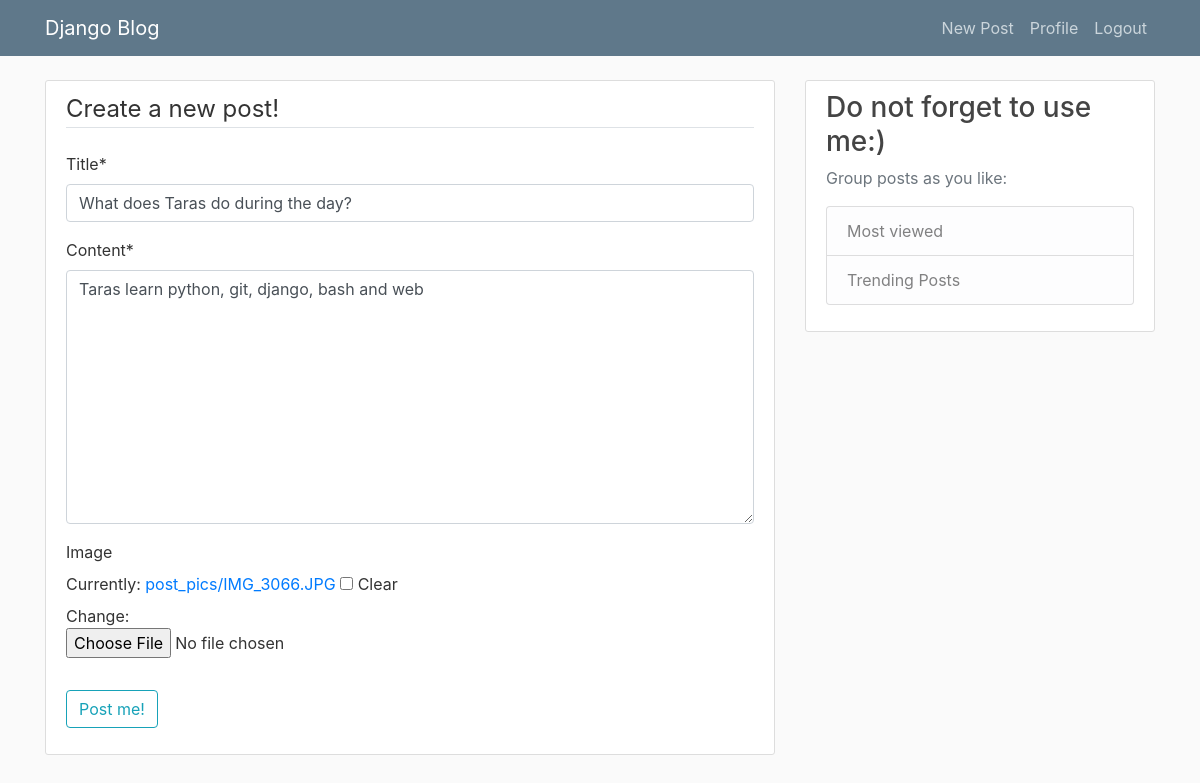
Page /post/53/update (signed in) on the committed database.
### blog/models.py (models this page shows, shortened)
class Post(models.Model):
    title = models.CharField(max_length=100)
    content = models.TextField()
    image = models.ImageField(blank=True, upload_to='post_pics')
    date_posted = models.DateTimeField(default=timezone.now)
    author = models.ForeignKey(User, on_delete=models.CASCADE)
    likes = models.ManyToManyField(User, related_name='blog_post')

### blog/views.py (the view, shortened to what this page needs)
# urls.py: path('post/<int:pk>/update', blog_views.PostUpdateView.as_view(), name='post-update'),
class PostUpdateView(LoginRequiredMixin, UserPassesTestMixin, UpdateView):
    model = Post
    fields = ['title', 'content', 'image']
    def test_func(self):
        post = self.get_object()
        if self.request.user == post.author:
            return True
        return False

### blog/templates/blog/post_form.html (shortened to what this page needs)
{% extends "blog/base.html" %}
{% load crispy_forms_tags %}
{% block content %}
    <div class="content-section">
        <form method="POST" enctype="multipart/form-data">
            <fieldset class="form-group">
                <legend class="border-bottom mb-4">Create a new post!</legend>
                {{ form|crispy }}
            </fieldset>
            <div class="form-group">
                <button class="btn btn-outline-info" type="submit">Post me!</button>
            </div>
        </form>
    </div>
{% endblock content %}

### blog/static/blog/main.css (style rules this page uses)
body { background: #fafafa; color: #333333; margin-top: 5rem; }
.content-section { background: #ffffff; padding: 10px 20px; border: 1px solid #dddddd; border-radius: 3px; margin-bottom: 20px; }

### rows in the picture
Post: title "What does Taras do during the day?", content "Taras learn python, git, django, bash and web"
